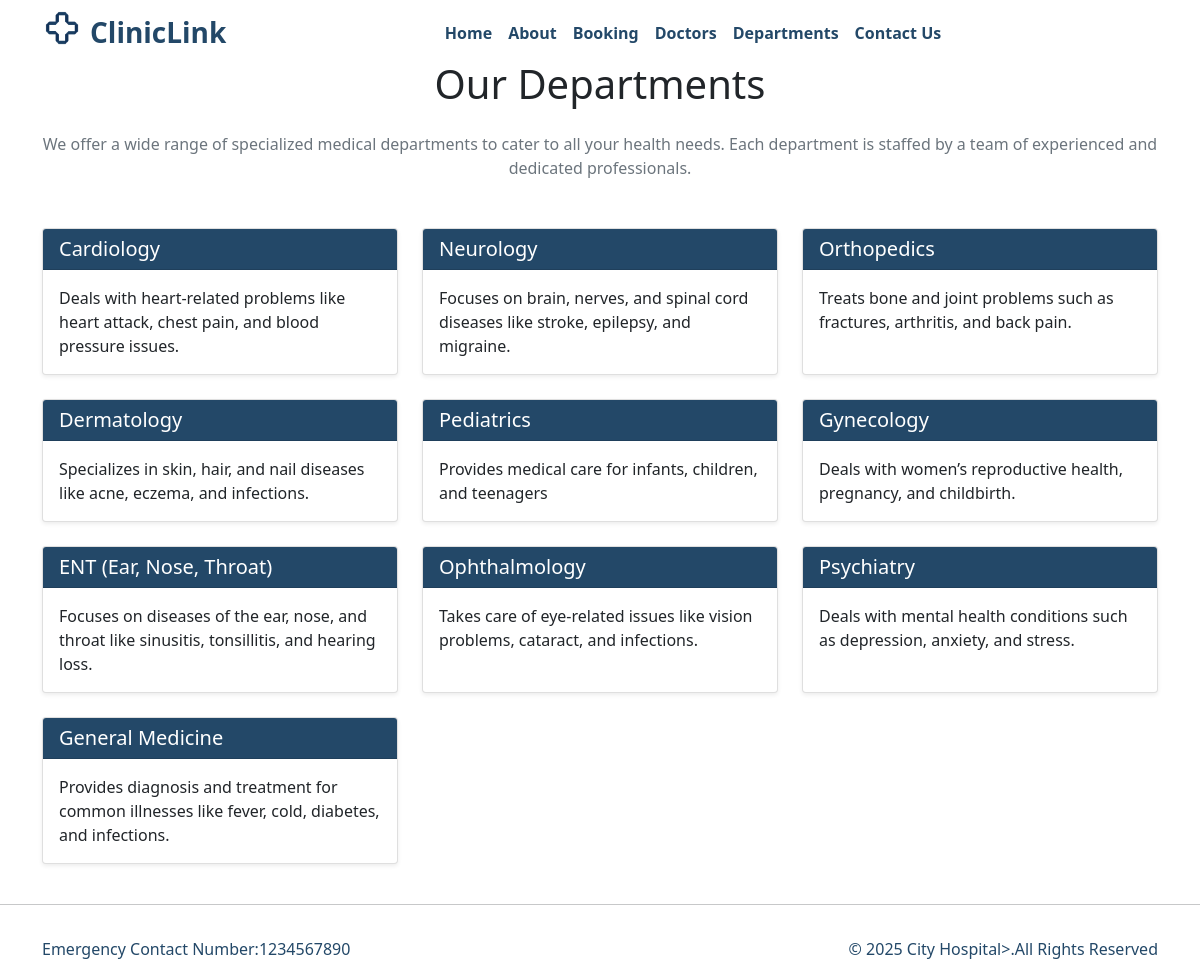
Page /department/ on the committed database.
### home/models.py (models this page shows, shortened)
class Departments(models.Model):
    dep_name = models.CharField(max_length=100)
    dep_description = models.TextField()

### home/views.py (the view)
# urls.py: path('department/', views.department_views, name='department'),
def department_views(request):
    dict_dept = {
        'dept': Departments.objects.all()
    }
    return render(request, 'department.html', dict_dept)

### home/templates/department.html (shortened to what this page needs)
{% extends "base.html" %}
{% load static %}
{% block content %}
<div class="container">
    <h1 class="text-center mb-4">Our Departments</h1>
    <p class="text-center text-muted mb-5">We offer a wide range of specialized medical departments to cater to all your health needs. Each department is staffed by a team of experienced and dedicated professionals.</p>
    <div class="row">
        {% if dept %}
            {% for d in dept %}
            <div class="col-md-6 col-lg-4 mb-4">
                <div class="card h-100 shadow-sm">
                    <div class="card-header text-white">
                        <h5 class="mb-0">{{ d.dep_name }}</h5>
                    </div>
                    <div class="card-body">
                        <p class="card-text">{{ d.dep_description }}</p>
                    </div>
                </div>
            </div>
            {% endfor %}
        {% else %}
            <div class="col">
                <p class="text-center">No departments available at the moment. Please check back later.</p>
            </div>
        {% endif %}
    </div>
</div>
{% endblock %}

### home/static/css/style.css (style rules this page uses)
body { padding-top: 60px !important; }
.card-header { background-color: #234868; }

### rows in the picture
Departments: dep_name "Cardiology", dep_description "Deals with heart-related problems like heart attack, chest pain, and blood pressure issues."
Departments: dep_name "Neurology", dep_description "Focuses on brain, nerves, and spinal cord diseases like stroke, epilepsy, and migraine."
Departments: dep_name "Orthopedics", dep_description "Treats bone and joint problems such as fractures, arthritis, and back pain."
Departments: dep_name "Dermatology", dep_description "Specializes in skin, hair, and nail diseases like acne, eczema, and infections."
Departments: dep_name "Pediatrics", dep_description "Provides medical care for infants, children, and teenagers"
Departments: dep_name "Gynecology", dep_description "Deals with women’s reproductive health, pregnancy, and childbirth."
Departments: dep_name "ENT (Ear, Nose, Throat)", dep_description "Focuses on diseases of the ear, nose, and throat like sinusitis, tonsillitis, and hearing loss."
Departments: dep_name "Ophthalmology", dep_description "Takes care of eye-related issues like vision problems, cataract, and infections."
Departments: dep_name "Psychiatry", dep_description "Deals with mental health conditions such as depression, anxiety, and stress."
Departments: dep_name "General Medicine", dep_description "Provides diagnosis and treatment for common illnesses like fever, cold, diabetes, and infections."
